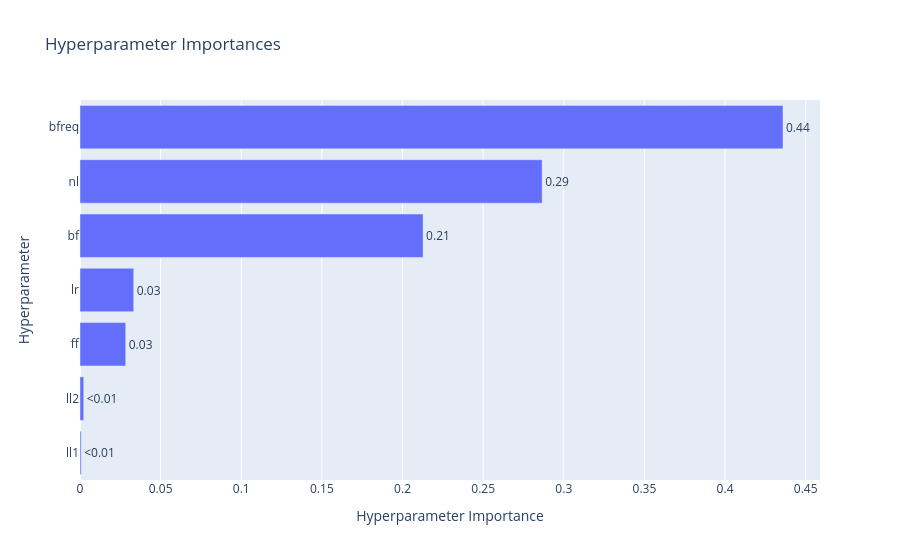
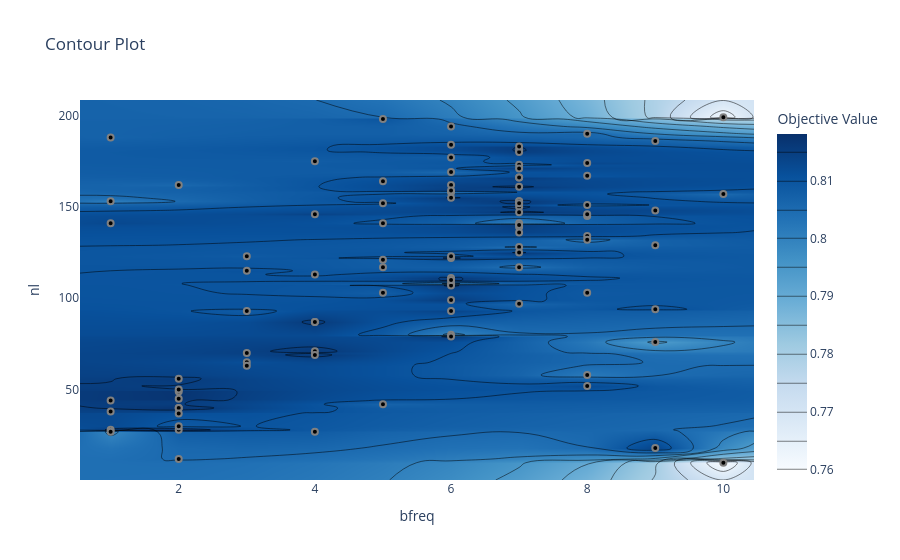

Notebook source saved alongside these figures, in order:
### Markdown cell above
### 1.3 Contour plot

**Задание:** выберите два гиперпараметра, которые (судя по `plot_param_importances`) сильнее всего влияют на метрику, и постройте для них contour plot. Ответьте: находится ли найденный оптимум внутри заданных границ поиска, или он «упирается» в край диапазона? Если упирается — как нужно было бы изменить границы поиска?

### Code cell
from optuna.visualization import plot_param_importances, plot_contour

# TODO: постройте plot_param_importances(study)
fig = plot_param_importances(study)
fig.show()
# TODO: выберите два наиболее важных гиперпараметра и постройте для них plot_contour(study, params=[...])
fig = plot_contour(study, params=['bfreq', 'nl'])
fig.show()

### Figure 1 — Plotly figure (JSON) as saved in the notebook; plotly's stock layout.template omitted (floating-point values rounded to 4 significant figures)
{"data": [{"cliponaxis": false, "hovertemplate": ["ll1 (FloatDistribution): 0.0007399002170117154<extra></extra>", "ll2 (FloatDistribution): 0.002314256151298227<extra></extra>", "ff (FloatDistribution): 0.028359225179958827<extra></extra>", "lr (FloatDistribution): 0.03332130582767813<extra></extra>", "bf (FloatDistribution): 0.21274654571524967<extra></extra>", "nl (IntDistribution): 0.28658600392984357<extra></extra>", "bfreq (IntDistribution): 0.43593276297895994<extra></extra>"], "name": "Objective Value", "orientation": "h", "text": ["<0.01", "<0.01", "0.03", "0.03", "0.21", "0.29", "0.44"], "textposition": "outside", "type": "bar", "x": [0.0007399, 0.002314, 0.02836, 0.03332, 0.2127, 0.2866, 0.4359], "y": ["ll1", "ll2", "ff", "lr", "bf", "nl", "bfreq"]}], "layout": {"title": {"text": "Hyperparameter Importances"}, "xaxis": {"title": {"text": "Hyperparameter Importance"}}, "yaxis": {"title": {"text": "Hyperparameter"}}}}

### Figure 2 — Plotly figure (JSON) as saved in the notebook; plotly's stock layout.template omitted (floating-point values rounded to 4 significant figures; data arrays with more than 128 entries replaced by an {"elided": "..."} marker saying what was removed)
{"data": [{"colorbar": {"title": {"text": "Objective Value"}}, "colorscale": [[0, "rgb(247,251,255)"], [0.125, "rgb(222,235,247)"], [0.25, "rgb(198,219,239)"], [0.375, "rgb(158,202,225)"], [0.5, "rgb(107,174,214)"], [0.625, "rgb(66,146,198)"], [0.75, "rgb(33,113,181)"], [0.875, "rgb(8,81,156)"], [1, "rgb(8,48,107)"]], "connectgaps": true, "contours": {"coloring": "heatmap"}, "hoverinfo": "none", "line": {"smoothing": 1.3}, "reversescale": false, "type": "contour", "x": [0.55, 1, 2, 3, 4, 5, 6, 7, 8, 9, 10, 10.45], "y": [0.55, 10, 12, 18, 27, 28, 30, 37, 38, 40, 42, 44, 45, 49, 50, 52, 56, 58, 63, 65, 69, 70, 71, 76, 79, 80, 87, 93, 94, 97, 99, 103, 107, 108, 110, 111, 113, 115, 117, 121, 122, 123, 125, 128, 129, 132, 134, 136, 139, 140, 141, 145, 146, 147, 148, 150, 151, 152, 153, 155, 157, 158, 159, 161, 162, 164, 166, 167, 169, 171, 173, 174, 175, 177, 180, 181, 183, 184, 186, 188, 190, 194, 198, 199, 208.4], "z": {"elided": "85x12 float values"}}, {"marker": {"color": "black", "line": {"color": "Gray", "width": 2}}, "mode": "markers", "name": "Feasible Trial", "showlegend": false, "type": "scatter", "x": [4, 5, 9, 5, 1, 8, 9, 1, 1, 6, 3, 10, 7, 3, 10, 8, 7, 2, 6, 7, 3, 8, 7, 7, 7, 6, 7, 9, 5, 4, 8, 7, 6, 7, 5, 9, 8, 6, 7, 4, 8, 7, 7, 6, 9, 5, 8, 7, 6, 7, 10, 7, 7, 8, 6, 9, 7, 8, 7, 6, 8, 7, 7, 6, 8, 7, 5, 7, 6, 6, 6, 6, 6, 6, 5, 6, 5, 6, 4, 4, 4, 4, 3, 3, 2, 2, 2, 2, 2, 2, 1, 2, 2, 1, 1, 2, 1, 3, 2, 4], "y": [113, 42, 76, 141, 188, 58, 94, 141, 153, 169, 123, 10, 97, 93, 199, 134, 139, 162, 177, 141, 115, 132, 152, 153, 153, 158, 181, 186, 198, 175, 167, 150, 184, 117, 152, 129, 103, 80, 173, 146, 190, 152, 161, 162, 148, 121, 52, 166, 108, 128, 157, 180, 140, 174, 194, 18, 147, 145, 136, 159, 151, 166, 171, 155, 146, 183, 164, 125, 122, 123, 111, 107, 93, 79, 103, 99, 117, 110, 87, 71, 87, 69, 70, 65, 56, 49, 45, 40, 40, 37, 38, 50, 28, 28, 27, 30, 44, 63, 12, 27]}, {"marker": {"color": "#cccccc", "line": {"color": "Gray", "width": 2}}, "mode": "markers", "name": "Infeasible Trial", "showlegend": false, "type": "scatter", "x": [], "y": []}], "layout": {"title": {"text": "Contour Plot"}, "xaxis": {"range": [0.55, 10.45], "title": {"text": "bfreq"}}, "yaxis": {"range": [0.55, 208.4], "title": {"text": "nl"}}}}
